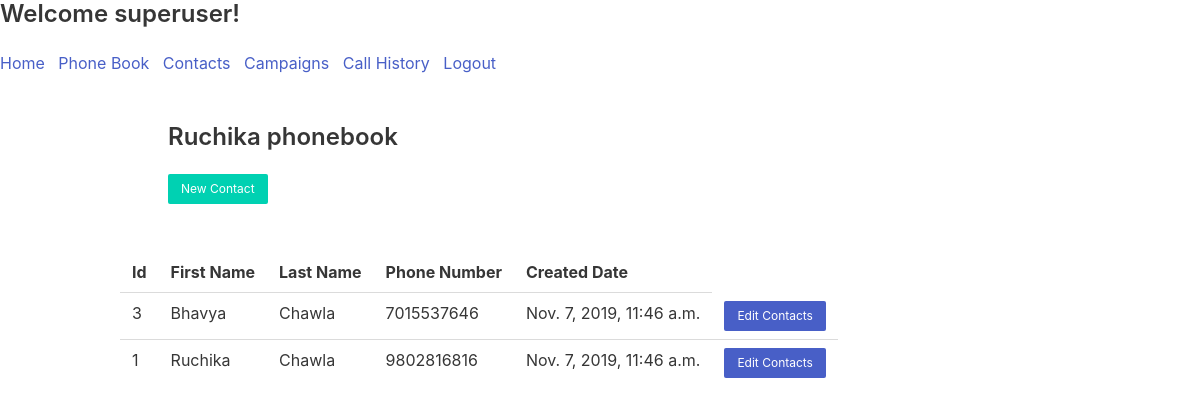
The app's page /view_phonebook_contacts/1 (signed in) with its own data.
### voiceBroadcastApp/models.py (models this page shows, shortened)
class PhoneBook(models.Model):
    agent = models.CharField(max_length=255, default='admin')
    name = models.CharField(max_length=255, default='')
    description = models.TextField(default='')
    created_date = models.DateTimeField(default=datetime.now())
    def __str__(self):
        return self.name

class Contact(models.Model):
    agent = models.CharField(max_length=255, default='admin')
    first_name = models.CharField(max_length=255, default='')
    last_name = models.CharField(max_length=255, default='')
    created_date = models.DateTimeField(default=datetime.now())
    phone_number = models.IntegerField(unique=True)
    phone_book = models.ManyToManyField(PhoneBook)

### voiceBroadcastApp/views.py (the view)
# urls.py: path('view_phonebook_contacts/<int:id>', views.view_phonebook_contacts, name='view_phonebook_contacts'),
def view_phonebook_contacts(request, id):
    phonebook = PhoneBook.objects.get(id=id)
    contacts = phonebook.contact_set.all()
    return render(request, 'voiceBroadcastApp/contacts.html', {'contacts': contacts, 'phonebook_name': phonebook, 'id': id})

### voiceBroadcastApp/templates/voiceBroadcastApp/contacts.html (shortened to what this page needs)
{% extends 'base/base.html' %}
{% block content %}
    <!DOCTYPE html>
    <html lang="en">
    <head>
    </head>
    <body>
    <div class="container">
        <div class="section">
            {% if id %}
                <h3 class="content title is-4">{{ phonebook_name }}</h3>
             {% else %}
                <h3 class="content title is-4">Contacts</h3>
            {% endif %}
            <form action="{% url 'add_contact' %}">
                <input class="button is-primary is-small" type="submit" value="New Contact">
            </form>
        </div>
        <div class="table-container">
            <table class="table">
                <tr>
                    <th>Id</th>
                    <th>First Name</th>
                    <th>Last Name</th>
                    <th>Phone Number</th>
                    <th>Created Date</th>
                </tr>
                {% for contact in contacts %}
                    <tr>
                        <td>{{ contact.id }}</td>
                        <td>{{ contact.first_name }}</td>
                        <td>{{ contact.last_name }}</td>
                        <td>{{ contact.phone_number }}</td>
                        <td>{{ contact.created_date }}</td>
                        <td><a href="../edit_contacts/{{ contact.id }}" class="button is-small is-link">
                            Edit Contacts </a></td>
                    </tr>
                {% endfor %}
            </table>
        </div>
    </div>
    </body>
    </html>
{% endblock %}

### base/templates/base/base.html (shortened to what this page needs)
{% load static %}
<!DOCTYPE html>
<html lang="en">
<head>
    <link rel="stylesheet" href="https://cdn.jsdelivr.net/npm/bulma@0.8.0/css/bulma.min.css">
</head>
<body>
{% if user.is_authenticated %}
    <div class="title is-4"> Welcome {{ user }}!</div>
{% endif %}
<a href="{% url 'home' %}">
    Home </a>&nbsp
<a href="{% url 'phonebooks' %}">
    Phone Book </a>&nbsp
<a href="{% url 'contacts' %}">
    Contacts </a>&nbsp
<a href="{% url 'campaign' %}">
    Campaigns </a>&nbsp
<a href="{% url 'call_history' %}">
    Call History </a>&nbsp
{% if user.is_authenticated %}
    <a href="{% url 'logout' %}">
        Logout </a>&nbsp
{% else %}
    <a href="{% url 'register' %}">
        Register </a>&nbsp
    <a href="{% url 'login' %}">
        Login </a>&nbsp
{% endif %}
{% block content %}{% endblock %}
</body>
</html>

### records on screen
PhoneBook: name "Ruchika phonebook"
Contact: id "3", first_name "Bhavya", last_name "Chawla", phone_number "7015537646", created_date "Nov. 7, 2019, 11:46 a.m."
Contact: id "1", first_name "Ruchika", last_name "Chawla", phone_number "9802816816", created_date "Nov. 7, 2019, 11:46 a.m."

### other values on screen
{{ user }} "superuser"
